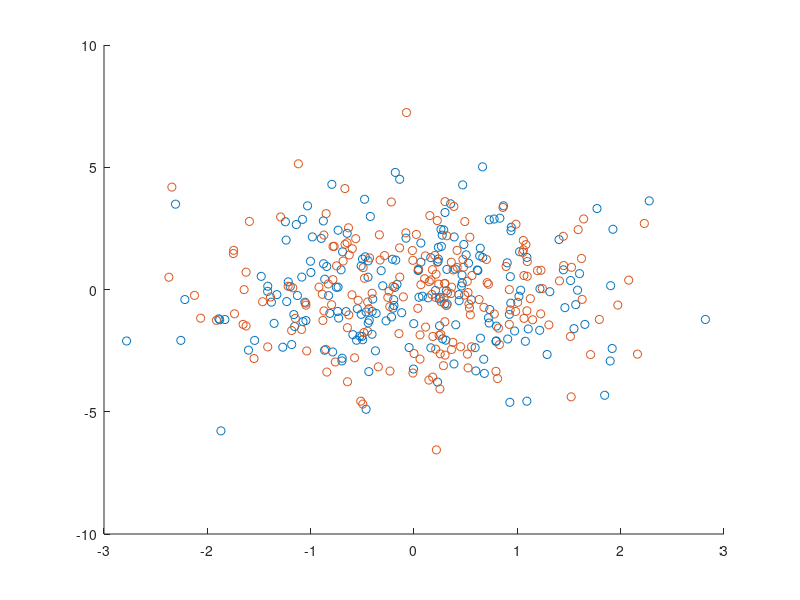

MATLAB code for this plot: (Note: this script raises an error after producing the figure.)
function test_snr()
addpath('/Users/gkour/drive/PhD/events_analysis/Neural Decoding')
close all

% test_theory_empirical_results_given_geometry(5)
% test_theory_empirical_results_estimated_geometry(5)
% test_distant_geometries_orthogonal_vs_parallel()
test_overlapping_geometries()
% test_biased_geometries()

end


function test_theory_empirical_results_given_geometry(m)
repetitions = 200;
P = 1000;

% define the covariance matrices
    cov = [1, 0; 0, 4];
    centroid1 = [0 ,0];
    centroid2 = [4 ,0];

% sample from the distribution
    samples_m1 = mvnrnd(centroid1,cov,P);
    samples_m2 = mvnrnd(centroid2,cov,P);
    
    figure;
    hold on;
    scatter(samples_m1(:,1),samples_m1(:,2))
    scatter(samples_m2(:,1),samples_m2(:,2))
    axis equal
    hold off;

        
% estimate the theory error rate for given m

    %assume geometry is given.
    geom1.N = P;
    geom1.centroid = centroid1;
    geom1.Ri = flipud(sqrt(diag(cov)*P));
    geom1.D = sum(geom1.Ri.^2)^2 / sum(geom1.Ri.^4);
    geom1.U = [0,1;1,0]; 
    
    geom2 = geom1;
    geom2.centroid = centroid2;
    
    [~,eps] = SNR(geom1, geom2);
    err_theory = eps(m)
     
% perform emprical estimation
    

% Monte carlo over repetitions
    % sample m samples for training a prototype classifier
    % calculate the error rate on a test set of the prototype.
    for rep=1:repetitions
        
        s1 = shuffle(samples_m1);
        s1 = s1(1:m,:);
        s2 = shuffle(samples_m2);
        s2 = s2(1:m,:);
        
        s1_test_samples = mvnrnd([0 ,0],cov,1000);
        classification = prototype_classifier(s1, s2, s1_test_samples);
        
        error_a(rep) = mean(classification==2);
        
    end
    err_emp = mean(error_a)
    deviation = abs(err_emp-err_theory)/err_emp
    assert(deviation<0.2)
end


function test_theory_empirical_results_estimated_geometry(m)
repetitions = 200;
P = 1000;

% define the covariance matrices
    cov = [1, 0; 0, 4];
    centroid1 = [0 ,0];
    centroid2 = [4 ,0];

% sample from the distribution
    samples_m1 = mvnrnd(centroid1,cov,P);
    samples_m2 = mvnrnd(centroid2,cov,P);
    
    figure;
    hold on;
    scatter(samples_m1(:,1),samples_m1(:,2))
    scatter(samples_m2(:,1),samples_m2(:,2))
    axis equal
    hold off;

        
% estimate the theory error rate for given m

    [geom1.centroid, geom1.D, geom1.U, geom1.Ri, geom1.N] = extract_geometry(samples_m1);
    [geom2.centroid, geom2.D, geom2.U, geom2.Ri, geom2.N] = extract_geometry(samples_m2);
    
    
    [~,eps] = SNR(geom1, geom2);
    err_theory = eps(m)
     
% perform emprical estimation
    

% Monte carlo over repetitions
    % sample m samples
    % calculate the error rate on a test set of the prototype.
    for rep=1:repetitions
        
        s1 = shuffle(samples_m1);
        s1 = s1(1:m,:);
        s2 = shuffle(samples_m2);
        s2 = s2(1:m,:);
        
        s1_test_samples = mvnrnd([0 ,0],cov,1000);
        classification = prototype_classifier(s1, s2, s1_test_samples);
        
        error_a(rep) = mean(classification==2);
        
    end
    err_emp = mean(error_a)
    deviation = abs(err_emp-err_theory)/err_emp
    assert(deviation<0.2) %The assestion will seldomly fail.
end


function test_distant_geometries_orthogonal_vs_parallel()
    %%% Test that overlapping geometry has high error than non-overlapping.
    %%% Test 3 configuration with gradual overlapping.
    
    
    cov1(:,:,1) = [1, 0; 0, 4];
    cov1(:,:,2) = [1, 0; 0, 4];
    cov1(:,:,3) = [4, 0; 0, 1];
    
    cov2 = cov1;
    cov2(:,:,2) = [4, 0; 0, 1];
    
    for i=1:3
        samples_m1 = mvnrnd([0 ,0],cov1(:,:,i),200);
        samples_m2 = mvnrnd([4 ,0],cov2(:,:,i),200);

        figure;
        hold on;
        scatter(samples_m1(:,1),samples_m1(:,2))
        scatter(samples_m2(:,1),samples_m2(:,2))
        axis equal
        hold off;



        [geom1.centroid, geom1.D, geom1.U, geom1.Ri, geom1.N] = extract_geometry(samples_m1);
        [geom2.centroid, geom2.D, geom2.U, geom2.Ri, geom2.N] = extract_geometry(samples_m2);


        [snr,error_a] = SNR(geom1, geom2);
        err(i,:) = arrayfun(error_a, 1:20);
        
    end
    assert (all(err(1,:)<err(2,:))& all(err(2,:)<err(3,:)))
end


function test_overlapping_geometries()
    
    cov = [1, 0; 0, 4];
    samples_m1 = mvnrnd([0 ,0],cov,200);
    samples_m2 = mvnrnd([0 ,0],cov,200);
    
    figure;
    hold on;
    scatter(samples_m1(:,1),samples_m1(:,2))
    scatter(samples_m2(:,1),samples_m2(:,2))
    hold off;
    
    [geom1.centroid, geom1.D, geom1.U, geom1.Ri, geom1.N] = extract_geometry(samples_m1);
    [geom2.centroid, geom2.D, geom2.U, geom2.Ri, geom2.N] = extract_geometry(samples_m2);


    [snr,error_a] = SNR(geom1, geom2);
    arrayfun(error_a, 1:20)
    
    % assert that the error equals to 0.5 even for very large m.
    assert(abs(error_a(100)-0.5)<0.01)
end

function test_biased_geometries()
    %%% Test that the bias has an effect, i.e. the smaller the radii the smaller is the error.
    %%% from the paper: when manifold a is larger than manifold b, the bias term is negative, predicting a lower SNR for manifold a.%%%
    cov = [1, 0; 0, 4];
    samples_m1 = mvnrnd([0 ,0],cov,200);
    samples_m2 = mvnrnd([4 ,0],2*cov,200);
    
    [geom1.centroid, geom1.D, geom1.U, geom1.Ri, geom1.N] = extract_geometry(samples_m1);
    [geom2.centroid, geom2.D, geom2.U, geom2.Ri, geom2.N] = extract_geometry(samples_m2);


    [snr,eps] = SNR(geom1, geom2);
    err_a=arrayfun(eps, 1:20);
    
    [snr,eps] = SNR(geom2, geom1);
    err_b=arrayfun(eps, 1:20);
    
    assert(all(err_a<err_b))
    
end


%HELPER FUNCIONS

function shuffled = shuffle(arr)

    shuffled = arr(randperm(length(arr)),:);

end

function classification = prototype_classifier(samples1, samples2, test)

    prot1= mean(samples1);
    prot2 = mean(samples2);
    
    for i=1:size(test,1)
        dist_prot1 = norm(test(i,:)-prot1);
        dist_prot2 = norm(test(i,:)-prot2);
        classification(i)=(dist_prot1>dist_prot2) + 1;
    end
    
end

